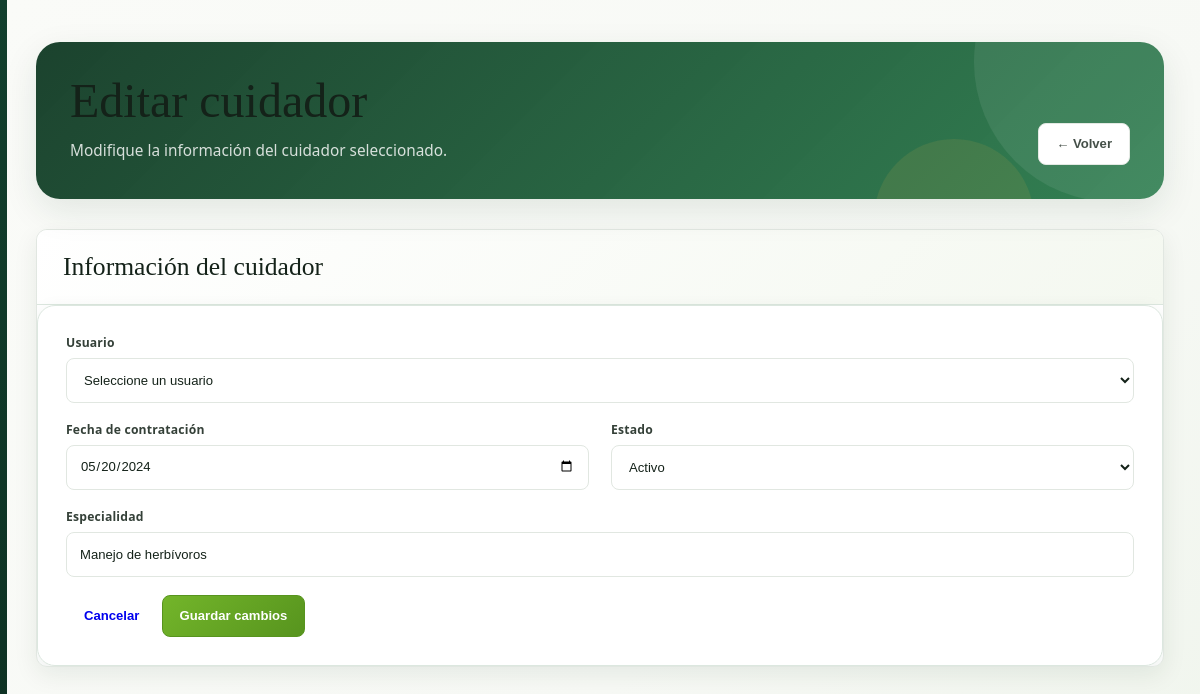
Page /cuidadores/cuidador_editar.php?id=2 (signed in) on the committed database.
### tables this page shows
CREATE TABLE cuidador (
    id_cuidador INT AUTO_INCREMENT PRIMARY KEY,
    id_usuario INT NOT NULL UNIQUE,
    fecha_contratacion DATE NOT NULL,
    especialidad VARCHAR(100),
    estado ENUM('Activo', 'Inactivo') NOT NULL DEFAULT 'Activo',

    CONSTRAINT fk_cuidador_usuario
        FOREIGN KEY (id_usuario)
        REFERENCES usuario(id_usuario)
        ON DELETE CASCADE
);

### public/index.php (called while the page is built, shortened)
<?php
$base = rtrim(str_replace('\\', '/', dirname($_SERVER['SCRIPT_NAME'] ?? '/index.php')), '/.');
$solicitud = rawurldecode(parse_url($_SERVER['REQUEST_URI'] ?? '/', PHP_URL_PATH) ?: '/');
$ruta = ltrim(substr($solicitud, strlen($base)), '/');
$ruta = $ruta === '' ? 'index.php' : $ruta;
$rutas = require dirname(__DIR__) . '/config/rutas.php';
require dirname(__DIR__) . '/' . $rutas[$ruta];

### app/modulos/cuidadores/cuidador_editar.php (the view, shortened to what this page needs)
<?php
require_once __DIR__ . "/../../../config/database.php";
$id_cuidador = isset($_GET["id"])
    ? (int) $_GET["id"]
    : 0;
function escapar($texto)
{
    return htmlspecialchars(
        $texto ?? "",
        ENT_QUOTES,
        "UTF-8"
    );
}
$sqlCuidador = "
    SELECT
        c.id_cuidador,
        c.id_usuario,
        c.fecha_contratacion,
        c.especialidad,
        c.estado,
        u.nombre
    FROM cuidador c
    INNER JOIN usuario u
        ON u.id_usuario = c.id_usuario
    WHERE c.id_cuidador = ?
";
$stmtCuidador =
    $conexion->prepare($sqlCuidador);
$stmtCuidador->bind_param(
    "i",
    $id_cuidador
);
$stmtCuidador->execute();
$resultadoCuidador =
    $stmtCuidador->get_result();
$cuidador =
    $resultadoCuidador->fetch_assoc();
?>
<!DOCTYPE html>
<html lang="es">
<head>
    <link
        rel="stylesheet"
        href="../css/cuidadores1.css"
    >
    <link rel="stylesheet" href="../css/crud-modern.css?v=1">
    <link rel="stylesheet" href="../css/ecofauna-unified.css?v=1">
</head>
<body class="ecofauna-unified crud-modern">
<div class="contenedor">
    <section class="encabezado">
        <div>
            <h1>
                Editar cuidador
            </h1>
            <p class="subtitulo">
                Modifique la información del cuidador
                seleccionado.
            </p>
        </div>
        <a
            href="cuidadores.php"
            class="boton volver"
        >
            ← Volver
        </a>
    </section>
    <section class="tarjeta">
        <h2 class="titulo">
            Información del cuidador
        </h2>
        <form
            method="POST"
            class="formulario"
        >
            <div class="campo-completo">
                <label for="id_usuario">
                    Usuario
                </label>
                <select
                    name="id_usuario"
                    id="id_usuario"
                    required
                >
                    <option value="">
                        Seleccione un usuario
                    </option>
                </select>
            </div>
            <div>
                <label for="fecha_contratacion">
                    Fecha de contratación
                </label>
                <input
                    type="date"
                    name="fecha_contratacion"
                    id="fecha_contratacion"
                    max="<?= date("Y-m-d") ?>"
                    value="<?= escapar(
                        $_POST["fecha_contratacion"] ?? $cuidador["fecha_contratacion"]
                    ) ?>"
                    required
                >
            </div>
            <div>
                <label for="estado">
                    Estado
                </label>
                <select
                    name="estado"
                    id="estado"
                    required
                >
                    <option
                        value="Activo"
                        <?= ($_POST["estado"] ?? $cuidador["estado"]) === "Activo"
                            ? "selected"
                            : ""
                        ?>
                    >
                        Activo
                    </option>
                </select>
            </div>
            <div class="campo-completo">
                <label for="especialidad">
                    Especialidad
                </label>
                <input
                    type="text"
                    name="especialidad"
                    id="especialidad"
                    maxlength="100"
                    placeholder="Ej. Mamíferos"
                    value="<?= escapar(
                        $_POST["especialidad"] ?? $cuidador["especialidad"]
                    ) ?>"
                >
            </div>
            <div class="acciones-formulario campo-completo">
                <a
                    href="cuidadores.php"
                    class="boton volver-formulario"
                >
                    Cancelar
                </a>
                <button
                    type="submit"
                    class="boton guardar"
                >
                    Guardar cambios
                </button>
            </div>
        </form>
    </section>
</div>
</body>
</html>

### public/assets/css/cuidadores1.css (style rules this page uses)
:root { --verde-oscuro: #173f2a; --verde: #287a4a; --verde-medio: #3f9a5c; --verde-claro: #e9f5ec; --verde-suave: #f3f9f4; --dorado: #d4a94f; --blanco: #ffffff; --texto: #203129; --texto-suave: #66736b; --borde: #dce7df; --rojo: #c84b4b; --rojo-suave: #fdeeee; --azul-claro: #e4eef7; --azul: #3f6686; --cafe: #5a4432; --arena: #d9c29b; --arena-clara: #f0e4cf; --sombra: 0 12px 35px rgba(23, 63, 42, 0.10); --sombra-suave: 0 5px 18px rgba(23, 63, 42, 0.08); --radio: 18px; --radio-pequeno: 10px; }
* { box-sizing: border-box; }
html { scroll-behavior: smooth; }
body { margin: 0; min-height: 100vh; font-family: "Poppins", sans-serif; color: var(--texto); background: radial-gradient( circle at top left, rgba(63, 154, 92, 0.08), transparent 30% ), linear-gradient( 135deg, #f5faf6 0%, #eef6f0 50%, #f8fbf8 100% ); }
.contenedor { width: min(1320px, 94%); margin: 0 auto; padding: 42px 0 60px; }
.encabezado { display: flex; align-items: flex-end; justify-content: space-between; gap: 30px; margin-bottom: 30px; padding: 34px; border-radius: 24px; color: var(--blanco); background: linear-gradient( 135deg, rgba(23, 63, 42, 0.98), rgba(40, 122, 74, 0.95) ); box-shadow: var(--sombra); position: relative; overflow: hidden; }
.encabezado::before { content: ""; position: absolute; width: 280px; height: 280px; right: -90px; top: -120px; border-radius: 50%; background: rgba(255, 255, 255, 0.08); pointer-events: none; }
.encabezado::after { content: ""; position: absolute; width: 160px; height: 160px; right: 130px; bottom: -100px; border-radius: 50%; background: rgba(212, 169, 79, 0.12); pointer-events: none; }
.encabezado > div { position: relative; z-index: 1; }
.encabezado h1 { margin: 0; color: var(--blanco); font-family: "DM Serif Display", serif; font-size: clamp(2rem, 4vw, 3.1rem); line-height: 1.05; font-weight: 400; }
.subtitulo { max-width: 720px; margin: 12px 0 0; color: rgba(255, 255, 255, .82); font-size: .96rem; line-height: 1.7; }
.boton { display: inline-flex; align-items: center; justify-content: center; gap: 8px; min-height: 42px; padding: 10px 17px; border: 1px solid transparent; border-radius: 10px; text-decoration: none; font-family: "Poppins", sans-serif; font-size: .82rem; font-weight: 600; cursor: pointer; transition: transform .2s ease, box-shadow .2s ease, background .2s ease, color .2s ease, border-color .2s ease; }
.boton.volver, .volver { color: var(--blanco); border-color: rgba(255, 255, 255, .28); background: rgba(255, 255, 255, .10); }
.boton.guardar, .guardar { color: var(--blanco); background: linear-gradient( 135deg, var(--verde), var(--verde-oscuro) ); border-color: var(--verde); box-shadow: 0 8px 20px rgba(23, 63, 42, .18); }
.tarjeta { overflow: hidden; margin-bottom: 25px; background: var(--blanco); border: 1px solid var(--borde); border-radius: 22px; box-shadow: var(--sombra); }
.titulo { margin: 0; padding: 22px 26px; color: var(--verde-oscuro); border-bottom: 1px solid var(--borde); background: linear-gradient( 135deg, #ffffff, #f4f8f0 ); font-family: "DM Serif Display", serif; font-size: 1.6rem; font-weight: 400; }
.formulario { display: grid; grid-template-columns: repeat(2, minmax(0, 1fr)); gap: 18px 22px; padding: 28px; background: var(--blanco); border: 1px solid var(--borde); border-radius: var(--radio); box-shadow: var(--sombra-suave); }
.formulario > div { min-width: 0; }
.formulario .campo-completo { grid-column: 1 / -1; }
.formulario label, label { display: block; margin-bottom: 7px; color: var(--texto); font-size: .76rem; font-weight: 600; letter-spacing: .2px; }
.formulario input, .formulario select, .formulario textarea, input, select, textarea { width: 100%; min-height: 44px; padding: 10px 13px; border: 1px solid #d7e3da; border-radius: 10px; outline: none; background: #fbfdfb; color: var(--texto); font-family: "Poppins", sans-serif; font-size: .82rem; transition: border-color .2s ease, box-shadow .2s ease, background .2s ease; }
.formulario input::placeholder, .formulario textarea::placeholder, input::placeholder, textarea::placeholder { color: #9aa59e; }

### rows in the picture
cuidador: fecha_contratacion "05/20/2024", estado "Activo", especialidad "Manejo de herbívoros"
